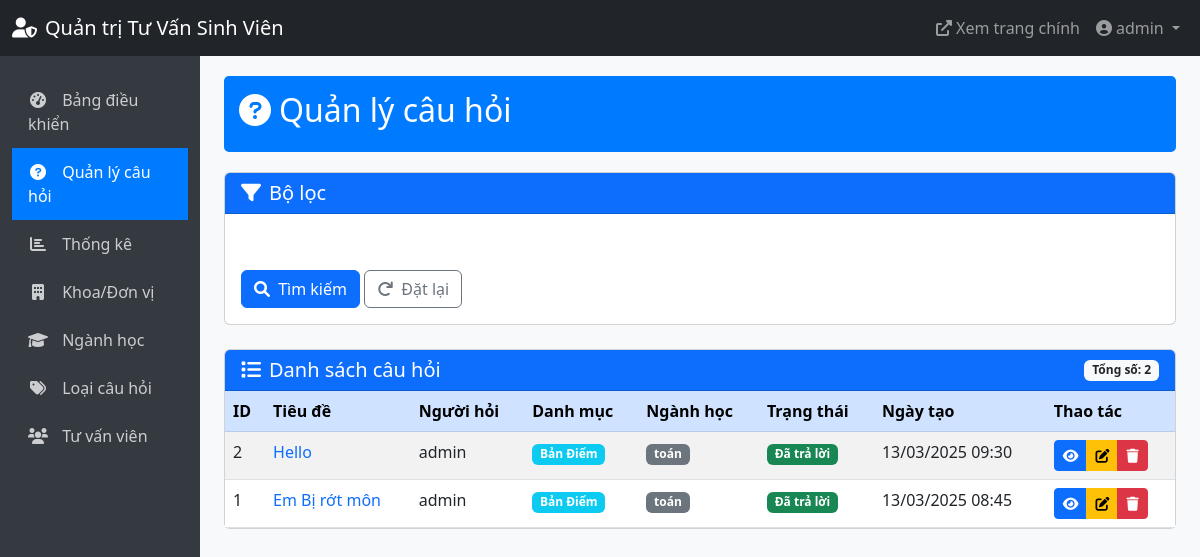
Page /admin-panel/questions/ (signed in) on the committed database.
### accounts/models.py (models this page shows)
class CustomUser(AbstractUser):
    USER_TYPE_CHOICES = (
        ('student', 'Sinh viên'),
        ('alumni', 'Cựu sinh viên'),
        ('parent', 'Phụ huynh'),
        ('high_school', 'Học sinh phổ thông'),
    )
    user_type = models.CharField(max_length=20, choices=USER_TYPE_CHOICES)
    student_id = models.CharField(max_length=20, blank=True, null=True)
    graduation_year = models.IntegerField(blank=True, null=True)  # Cho cựu sinh viên
    phone_number = models.CharField(max_length=15, blank=True, null=True)  # Cho phụ huynh
    grade = models.CharField(max_length=10, blank=True, null=True)  # Cho học sinh phổ thông

### questions/models.py (models this page shows, shortened)
class Question(models.Model):
    STATUS_CHOICES = (
        ('pending', 'Chưa trả lời'),
        ('answered', 'Đã trả lời'),
    )
    user = models.ForeignKey(CustomUser, on_delete=models.CASCADE, verbose_name="Người đặt câu hỏi")
    title = models.CharField(max_length=200, verbose_name="Tiêu đề")
    content = models.TextField(verbose_name="Nội dung")
    major = models.ForeignKey(Major, on_delete=models.SET_NULL, null=True, blank=True, verbose_name="Ngành học liên quan")
    category = models.ForeignKey(QuestionCategory, on_delete=models.SET_NULL, null=True, verbose_name="Loại câu hỏi")
    status = models.CharField(max_length=20, choices=STATUS_CHOICES, default='pending', verbose_name="Trạng thái")
    created_at = models.DateTimeField(auto_now_add=True, verbose_name="Ngày tạo")
    updated_at = models.DateTimeField(auto_now=True, verbose_name="Ngày cập nhật")
    class Meta:
        verbose_name = "Câu hỏi"
        verbose_name_plural = "Câu hỏi"
        ordering = ['-created_at']

class QuestionCategory(models.Model):
    name = models.CharField(max_length=100, verbose_name="Tên loại câu hỏi")
    description = models.TextField(blank=True, verbose_name="Mô tả")
    class Meta:
        verbose_name = "Loại câu hỏi"
        verbose_name_plural = "Loại câu hỏi"

class Major(models.Model):
    name = models.CharField(max_length=100, verbose_name="Tên ngành")
    department = models.ForeignKey(Department, on_delete=models.CASCADE, verbose_name="Khoa/Đơn vị")
    description = models.TextField(blank=True, verbose_name="Mô tả")
    class Meta:
        verbose_name = "Ngành học"
        verbose_name_plural = "Ngành học"

### admin_panel/views.py (the view)
# urls.py: path('questions/', views.manage_questions, name='manage_questions'),
@login_required
def manage_questions(request):
    if not is_advisor(request.user):
        messages.error(request, 'Bạn không có quyền truy cập trang quản trị.')
        return redirect('home')
    try:
        advisor = AdvisorProfile.objects.get(user=request.user)
    except AdvisorProfile.DoesNotExist:
        messages.error(request, 'Bạn không có quyền truy cập trang quản trị.')
        return redirect('home')
    if advisor.role == 'admin':
        questions = Question.objects.all().order_by('-created_at')
    else:
        questions = Question.objects.filter(
            major__department=advisor.department
        ).order_by('-created_at')
    status = request.GET.get('status')
    if status:
        questions = questions.filter(status=status)
    return render(request, 'admin_panel/manage_questions.html', {
        'questions': questions,
        'status': status
    })

### admin_panel/views.py (called while the page is built)
def is_advisor(user):
    try:
        advisor = AdvisorProfile.objects.get(user=user)
        return True
    except AdvisorProfile.DoesNotExist:
        return False

### templates/admin_panel/manage_questions.html (shortened to what this page needs)
{% extends 'admin_panel/base_admin.html' %}
{% load widget_tweaks %}
{% block content %}
<div class="admin-header">
    <h2><i class="fas fa-question-circle me-2"></i>Quản lý câu hỏi</h2>
</div>
<div class="card mb-4">
    <div class="card-header bg-primary text-white">
        <h5 class="mb-0"><i class="fas fa-filter me-2"></i>Bộ lọc</h5>
    </div>
    <div class="card-body">
        <form method="get" class="row g-3">
            <div class="col-md-3">
            </div>
            <div class="col-md-3">
            </div>
            <div class="col-md-3">
            </div>
            <div class="col-md-3">
            </div>
            <div class="col-12">
                <button type="submit" class="btn btn-primary">
                    <i class="fas fa-search me-1"></i> Tìm kiếm
                </button>
                <a href="{% url 'manage_questions' %}" class="btn btn-outline-secondary">
                    <i class="fas fa-redo me-1"></i> Đặt lại
                </a>
            </div>
        </form>
    </div>
</div>
<div class="card">
    <div class="card-header bg-primary text-white d-flex justify-content-between align-items-center">
        <h5 class="mb-0"><i class="fas fa-list me-2"></i>Danh sách câu hỏi</h5>
        <span class="badge bg-light text-dark">Tổng số: {{ questions.count }}</span>
    </div>
    <div class="card-body p-0">
        <div class="table-responsive">
            <table class="table table-striped table-hover mb-0">
                <thead class="table-primary">
                    <tr>
                        <th>ID</th>
                        <th>Tiêu đề</th>
                        <th>Người hỏi</th>
                        <th>Danh mục</th>
                        <th>Ngành học</th>
                        <th>Trạng thái</th>
                        <th>Ngày tạo</th>
                        <th>Thao tác</th>
                    </tr>
                </thead>
                <tbody>
                    {% for question in questions %}
                    <tr>
                        <td>{{ question.id }}</td>
                        <td>
                            <a href="{% url 'question_detail' question.id %}" target="_blank" class="text-decoration-none">
                                {{ question.title|truncatechars:50 }}
                            </a>
                        </td>
                        <td>{{ question.user.get_full_name|default:question.user.username }}</td>
                        <td>
                            {% if question.category %}
                            <span class="badge bg-info">{{ question.category.name }}</span>
                            {% else %}
                            <span class="text-muted">Không có</span>
                            {% endif %}
                        </td>
                        <td>
                            {% if question.major %}
                            <span class="badge bg-secondary">{{ question.major.name }}</span>
                            {% else %}
                            <span class="text-muted">Không có</span>
                            {% endif %}
                        </td>
                        <td>
                            {% if question.status == 'pending' %}
                            <span class="badge bg-warning">Chưa trả lời</span>
                            {% else %}
                            <span class="badge bg-success">Đã trả lời</span>
                            {% endif %}
                        </td>
                        <td>{{ question.created_at|date:"d/m/Y H:i" }}</td>
                        <td>
                            <div class="btn-group">
                                <a href="{% url 'question_detail' question.id %}" class="btn btn-sm btn-primary" title="Xem chi tiết">
                                    <i class="fas fa-eye"></i>
                                </a>
                                <a href="{% url 'edit_question' question.id %}" class="btn btn-sm btn-warning" title="Chỉnh sửa">
                                    <i class="fas fa-edit"></i>
                                </a>
                                <button type="button" class="btn btn-sm btn-danger" data-bs-toggle="modal" data-bs-target="#deleteModal{{ question.id }}" title="Xóa">
                                    <i class="fas fa-trash"></i>
                                </button>
                            </div>
                        </td>
                    </tr>
                    {% endfor %}
                </tbody>
            </table>
        </div>
    </div>
</div>
{% endblock %}

### templates/admin_panel/base_admin.html (shortened to what this page needs)
<!DOCTYPE html>
<html lang="vi">
<head>
    <link href="https://cdn.jsdelivr.net/npm/bootstrap@5.3.0/dist/css/bootstrap.min.css" rel="stylesheet">
    <link rel="stylesheet" href="https://cdnjs.cloudflare.com/ajax/libs/font-awesome/6.0.0/css/all.min.css">
</head>
<body>
    <nav class="navbar navbar-expand-lg navbar-dark bg-dark">
        <div class="container-fluid">
            <a class="navbar-brand" href="{% url 'admin_dashboard' %}">
                <i class="fas fa-user-shield me-2"></i>Quản trị Tư Vấn Sinh Viên
            </a>
            <div class="collapse navbar-collapse" id="navbarAdmin">
                <ul class="navbar-nav ms-auto">
                    <li class="nav-item">
                        <a class="nav-link" href="{% url 'home' %}" target="_blank">
                            <i class="fas fa-external-link-alt me-1"></i>Xem trang chính
                        </a>
                    </li>
                    <li class="nav-item dropdown">
                        <a class="nav-link dropdown-toggle" href="#" id="navbarDropdown" role="button" data-bs-toggle="dropdown">
                            <i class="fas fa-user-circle me-1"></i>{{ user.get_full_name|default:user.username }}
                        </a>
                    </li>
                </ul>
            </div>
        </div>
    </nav>
    <div class="container-fluid">
        <div class="row">
            <div class="col-md-3 col-lg-2 d-md-block admin-sidebar collapse">
                <div class="position-sticky">
                    <ul class="nav flex-column">
                        <li class="nav-item">
                            <a class="nav-link {% if request.resolver_match.url_name == 'admin_dashboard' %}active{% endif %}" href="{% url 'admin_dashboard' %}">
                                <i class="fas fa-tachometer-alt"></i> Bảng điều khiển
                            </a>
                        </li>
                        <li class="nav-item">
                            <a class="nav-link {% if request.resolver_match.url_name == 'manage_questions' %}active{% endif %}" href="{% url 'manage_questions' %}">
                                <i class="fas fa-question-circle"></i> Quản lý câu hỏi
                            </a>
                        </li>
                        {% if user.advisorprofile.role == 'admin' %}
                        <li class="nav-item">
                            <a class="nav-link {% if request.resolver_match.url_name == 'statistics_dashboard' %}active{% endif %}" href="{% url 'statistics_dashboard' %}">
                                <i class="fas fa-chart-bar"></i> Thống kê
                            </a>
                        </li>
                        <li class="nav-item">
                            <a class="nav-link {% if request.resolver_match.url_name == 'manage_departments' %}active{% endif %}" href="{% url 'manage_departments' %}">
                                <i class="fas fa-building"></i> Khoa/Đơn vị
                            </a>
                        </li>
                        <li class="nav-item">
                            <a class="nav-link {% if request.resolver_match.url_name == 'manage_majors' %}active{% endif %}" href="{% url 'manage_majors' %}">
                                <i class="fas fa-graduation-cap"></i> Ngành học
                            </a>
                        </li>
                        <li class="nav-item">
                            <a class="nav-link {% if request.resolver_match.url_name == 'manage_categories' %}active{% endif %}" href="{% url 'manage_categories' %}">
                                <i class="fas fa-tags"></i> Loại câu hỏi
                            </a>
                        </li>
                        <li class="nav-item">
                            <a class="nav-link {% if request.resolver_match.url_name == 'manage_advisors' %}active{% endif %}" href="{% url 'manage_advisors' %}">
                                <i class="fas fa-users"></i> Tư vấn viên
                            </a>
                        </li>
                        {% endif %}
                    </ul>
                </div>
            </div>
            <main class="col-md-9 ms-sm-auto col-lg-10 px-md-4 admin-content">
                {% block content %}{% endblock %}
            </main>
        </div>
    </div>
</body>
</html>

### templates/admin_panel/base_admin.html (style rules this page uses)
body { background-color: #f8f9fa; }
.admin-sidebar { min-height: calc(100vh - 56px); background-color: #343a40; padding-top: 20px; }
.admin-sidebar .nav-link { color: rgba(255, 255, 255, 0.75); border-radius: 0; padding: 0.75rem 1rem; }
.admin-sidebar .nav-link.active { color: #fff; background-color: #007bff; }
.admin-sidebar .nav-link i { margin-right: 10px; width: 20px; text-align: center; }
.admin-content { padding: 20px; }
.admin-header { background-color: #007bff; color: white; padding: 15px; margin-bottom: 20px; border-radius: 5px; }

### rows in the picture
CustomUser: get_full_name "admin"
Question: id "2", title "Hello", user.get_full_name "admin", category.name "Bản Điểm", major.name "toán", status "Đã trả lời", created_at "13/03/2025 09:30"
Question: id "1", title "Em Bị rớt môn", user.get_full_name "admin", category.name "Bản Điểm", major.name "toán", status "Đã trả lời", created_at "13/03/2025 08:45"

### other values in the picture
{{ questions.count }} "2"
